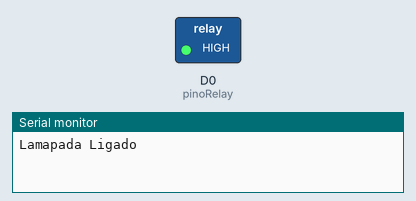
Simulated run of this sketch. Board: ESP8266 (NodeMCU). On the bench: switched loads named in the sketch (green lamp = pin HIGH), the last lines printed to the serial monitor.

Above: at 5.0 s.
At 12.5 s:
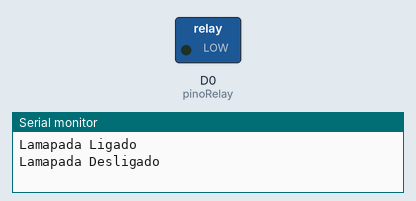
Timing chart, 0 to 19.5 s (numbered marks = the images above):
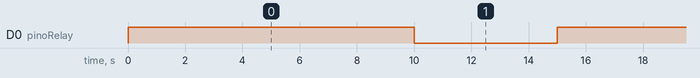

Measured:
- by itself, D0 (pinoRelay): alternates HIGH for 10.0 s and LOW for 5.0 s

The sketch:

Relay_Ligar_Desligar_Relay_Lampada_002.ino
```cpp
//Ligar e desligar Relé acender lampada
const int pinoRelay = D0;

void setup() {

  Serial.begin(9600);
  pinMode(pinoRelay, OUTPUT);
  digitalWrite(pinoRelay, LOW);

}

void loop() {

  digitalWrite(pinoRelay, HIGH);
  Serial.println("Lamapada Ligado");
  delay(10000);

  digitalWrite(pinoRelay, LOW);
  Serial.println("Lamapada Desligado");
  delay(5000);
}
```
